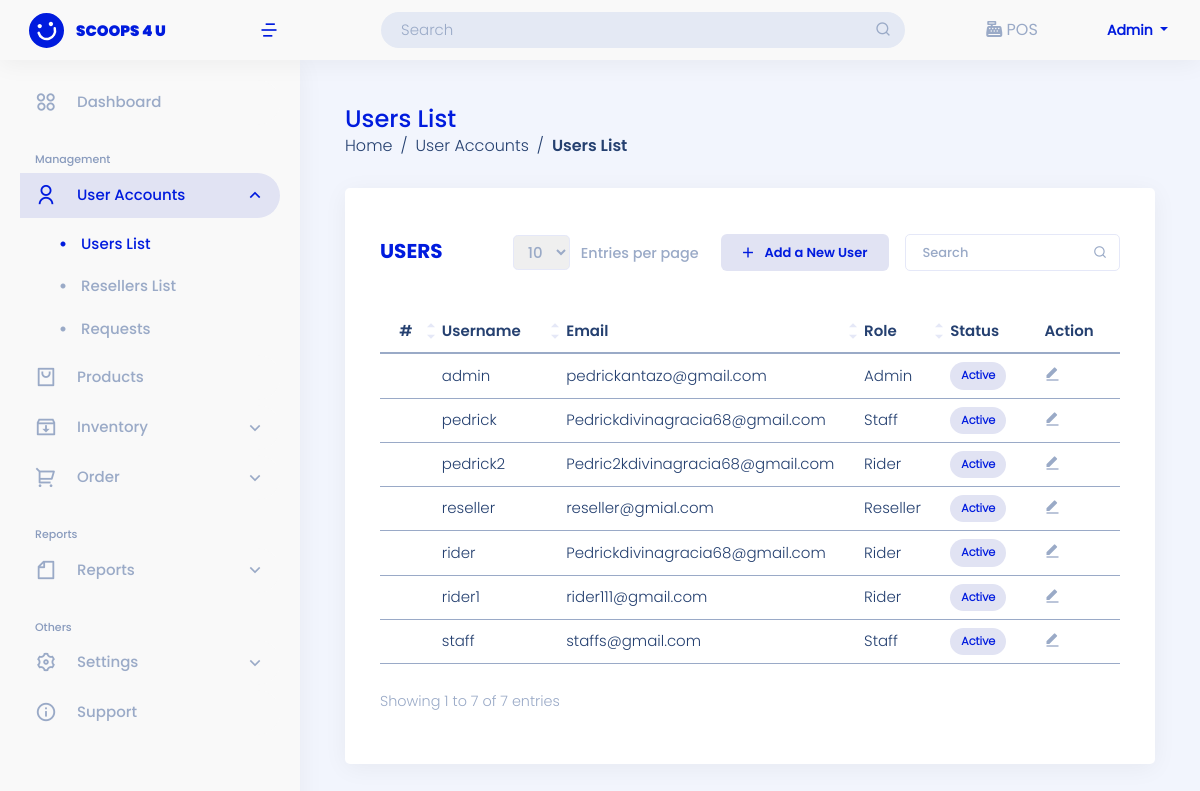
The app's page /user-site/user-list/ (signed in) with its own data.
### landing_page/models.py (models this page shows)
class User(AbstractUser):
    ROLE = ((" "," "),("admin","admin"),("staff","staff"),("reseller","reseller"),("rider","rider"))
    STAT = ((" "," "),("active","active"),("inactive","inactive"))
    role = models.CharField(max_length=50, null=True, default=None, choices=ROLE)
    status = models.CharField(max_length=50, null=True, default=None , choices=STAT)

### admin_site/views.py (the view)
# urls.py: path('user-list/', views.user_list , name='user_list'),
@login_required(login_url='landing_page:login')
def user_list(request):
    users = User.objects.all()
    context = {'users':users}
    return render(request, 'admin_site/user/useraccount.html', context)

### templates/admin_site/user/useraccount.html (shortened to what this page needs)
{% extends 'admin_site/base.html' %}
{% block template %}
  <aside id="sidebar" class="sidebar">
    <ul class="sidebar-nav" id="sidebar-nav">
        <li class="nav-item">
            <a class="nav-link collapsed" href="{% url 'admin_site:dashboard'%}" id="dash-ad" onclick="myFunction()">
            <i class="ri-apps-2-line" style="font-size: 22px; font-weight: 100; margin-right: 20px"></i>
            <span>Dashboard</span>
            </a>
        </li>
        <li class="nav-heading pt-3">Management</li>
        <li class="nav-item active-nav">
                <a class="nav-link" data-bs-target="#users-nav" data-bs-toggle="collapse" href="#">
                    <i class="ri-user-line" style="font-size: 22px; font-weight: 100; margin-right: 20px"></i><span>User Accounts</span><i class="ri-arrow-down-s-line ms-auto" style="font-size: 20px; font-weight: 100;" ></i>
                </a>
            <ul id="users-nav" class="nav-content collapse show" data-bs-parent="#sidebar-nav">
                <li>
                <a href="{% url 'admin_site:user_list' %}" class="active">
                    <span>Users List</span>
                </a>
                </li>
                <li>
                <a href="{% url 'admin_site:list_reseller'%}">
                    <span>Resellers List</span>
                </a>
                </li>
                <li>
                <a href="{% url 'admin_site:list_inquiry'%}">
                    <span>Requests</span>
                </a>
                </li>
            </ul>
        </li>
        <li class="nav-item">
        <a class="nav-link collapsed" href="{%url 'admin_site:list_product' %}">
            <i class="ri-shopping-bag-2-line" style="font-size: 22px; font-weight: 100; margin-right: 20px"></i>
            <span>Products</span>
        </a>
        </li>
        <li class="nav-item">
        <a class="nav-link collapsed " data-bs-target="#inventory-nav" data-bs-toggle="collapse" href="#">
            <i class="ri-inbox-archive-line"style="font-size: 22px; font-weight: 100; margin-right: 20px"></i>
            <span>Inventory</span><i class="ri-arrow-down-s-line ms-auto" style="font-size: 20px; font-weight: 100;" ></i>
        </a>
        </li>
        <li class="nav-item">
        <a class="nav-link collapsed " data-bs-target="#sales-nav" data-bs-toggle="collapse" href="#">
            <i class="ri-shopping-cart-2-line" style="font-size: 22px; font-weight: 100; margin-right: 20px"></i><span>Order</span><i class="ri-arrow-down-s-line ms-auto" style="font-size: 20px; font-weight: 100;" ></i>
        </a>
        </li>
        <li class="nav-heading pt-3">Reports</li>
        <li class="mb-act nav-item">
            <a class="nav-link collapsed " data-bs-target="#reports-nav" data-bs-toggle="collapse" href="#">
                <i class="ri-file-line" style="font-size: 22px; font-weight: 100; margin-right: 20px"></i><span>Reports</span><i class="ri-arrow-down-s-line ms-auto" style="font-size: 20px; font-weight: 100;" ></i>
            </a>
        </li>
        <li class="nav-heading pt-3">Others</li>
        <li class="nav-item">
            <a class="nav-link collapsed " data-bs-target="#settings-nav" data-bs-toggle="collapse" href="#">
                <i class="ri-settings-3-line" style="font-size: 22px; font-weight: 100; margin-right: 20px"></i><span>Settings</span><i class="ri-arrow-down-s-line ms-auto" style="font-size: 20px; font-weight: 100;" ></i>
            </a>
        </li>
        <li class="nav-item">
            <a href="{% url 'admin_site:support' %}" class="nav-link collapsed ">
                <i class="ri-information-line" style="font-size: 22px; font-weight: 100; margin-right: 20px"></i><span>Support</span>
            </a>
        </li>
    </ul>
</aside>
<main id="main" class="main mt-5">
    <div class="pagetitle">
        <h1>Users List</h1>
        <nav>
            <ol class="breadcrumb">
                <li class="breadcrumb-item"><a href="{% url 'admin_site:dashboard'%}">Home</a></li>
                <li class="breadcrumb-item">User Accounts</li>
                <li class="breadcrumb-item active">Users List</li>
            </ol>
        </nav>
    </div>
    <section class="section">
        <div class="row">
            <div class="col-lg-12">
                <div class="card">
                    <div class="card-body mt-3">
                        <div class="add-user res-d mb-4">
                            <h5 class="card-title feature">Users</h5>
                            <div class="show-entries">
                                <div id="showEntries"></div>
                            </div>
                            <a href="{% url 'admin_site:add_useraccount' %}" class="btn btn-add "><i class="ri-add-line align-middle me-2 text-end" style="font-size:17px; font-weight: 500;"></i><span class="align-middle pe-1">Add a New User</span></a>
                            <form class="search-tab" action="{% url 'admin_site:search_reseller' %}" method="GET"  class="text-end px-4">
                                <input type="text" id="tableM" class="form-control p-2 ps-3" name="search" placeholder="Search">
                                <button class="btn btn-search btn-sm nope" type="submit"></button>
                            </form>
                        </div>
                        {% if users %}
                        <div class="table-responsive">
                            <table id="tableMain" class="table table-hover ">
                                <thead>
                                <tr class="align-middle">
                                    <th scope="col">#</th>
                                    <th scope="col">Username</th>
                                    <th scope="col">Email</th>
                                    <th scope="col">Role</th>
                                    <th scope="col" >Status</th>
                                    <th class="sort-no" scope="col" >Action</th>
                                </tr>
                                </thead>
                                <tbody id="tableRow">
                                    {% for list in users %}
                                    <tr class="align-middle">
                                        <td class="num-row"></td>
                                        <td>{{ list.username }}</td>
                                        <td>{{ list.email }}</td>
                                        <td class="role">{{ list.role }}</td>
                                        <td><span class="badge badge-status rounded-pill bg-primary">{{ list.status }}</span></td>
                                        <td>
                                            <a href="{% url 'admin_site:edit_user_account' list.id %}"class="btn btn-edit modal-edit"><i class="ri-edit-fill"></i></a>
                                        </td>
                                    </tr>
                                    {% endfor %}
                                </tbody>
                            </table>
                        </div>
                        {% endif %}
                    </div>
                </div>
            </div>
        </div>
    </section>
</main>
{% endblock template %}

### templates/admin_site/base.html (shortened to what this page needs)
{% load static %}
<!DOCTYPE html>
<html lang="en">
<head>
    <link href="https://cdn.jsdelivr.net/npm/bootstrap@5.0.2/dist/css/bootstrap.min.css" rel="stylesheet" >
    <link href="{% static '/css/assets/bootstrap/css/bootstrap.min.css'%}" rel="stylesheet">
    <link href="{% static '/css/assets/simple-datatables/style.css'%}" rel="stylesheet">
    <link href="{% static '/css/assets/remixicon/remixicon.css'%}" rel="stylesheet">
    <link href="https://cdn.datatables.net/1.13.4/css/jquery.dataTables.min.css" rel="stylesheet">
    <link href="https://cdn.datatables.net/buttons/2.3.6/css/buttons.dataTables.min.css" rel="stylesheet">
    <link href="https://cdn.datatables.net/autofill/2.5.3/css/autoFill.dataTables.min.css" rel="stylesheet">
    <link href="https://cdn.datatables.net/v/bs5/jszip-2.5.0/b-2.3.6/b-colvis-2.3.6/b-html5-2.3.6/b-print-2.3.6/date-1.4.0/sp-2.1.2/datatables.min.css" rel="stylesheet"/>
    <link href="{% static '/css/sandi.css'%}" rel="stylesheet">
  </head>
<body>
{% if user.role == "admin"%}
<header id="header" class="header fixed-top d-flex align-items-center">
  <div class="d-flex align-items-center justify-content-between">
    <a href="{% url 'admin_site:dashboard'%}" class="logo d-flex align-items-center">
      <img src="{% static '/img/logo-header.svg'%}" alt="">
      <span class="d-none d-lg-block">SCOOPS 4 U</span>
    </a>
    <i class="ri-menu-4-line toggle-sidebar-btn ms-1 me-3" style="font-size: 20px; font-weight: 500; color:#001BDE;"></i>
  </div>
  <div class="search-bar mx-auto">
    <form class="search-form d-flex align-items-center" method="POST" action="#">
      <input type="text" name="query" placeholder="Search" title="Enter search keyword">
      <button type="submit" title="Search"><i class="ri-search-line"></i></button>
    </form>
  </div>
  <div class="POS POS-header">
      <i class="fa-solid fa-cash-register"></i>
      <a href="{%url 'admin_site:pos' %}">POS</a>
    </div>
  <nav class="header-nav ms-auto">
    <ul class="d-flex align-items-center">
      <li class="nav-item dropdown pe-3">
        <a class="nav-link nav-profile d-flex align-items-center me-3" href="#" data-bs-toggle="dropdown">
          <span class="d-none d-md-block dropdown-toggle ps-2" style="text-transform: capitalize;">
            {{ user }}
          </span>
        </a>
      </li>
    </ul>
  </nav>
</header>
{% endif %}
    <div class="">
      {% block template %}
  {% endblock template %}
</div>
</body>
</html>

### records on screen
User: username "Admin", username "admin", email "pedrickantazo@gmail.com", role "Admin", status "Active"
User: username "reseller", email "reseller@gmial.com", role "Reseller", status "Active"
User: username "staff", email "staffs@gmail.com", role "Staff", status "Active"
User: username "rider", email "Pedrickdivinagracia68@gmail.com", role "Rider", status "Active"
User: username "rider1", email "rider111@gmail.com", role "Rider", status "Active"
User: username "pedrick", email "Pedrickdivinagracia68@gmail.com", role "Staff", status "Active"
User: username "pedrick2", email "Pedric2kdivinagracia68@gmail.com", role "Rider", status "Active"
